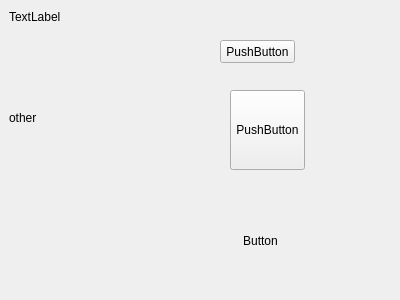
<?xml version="1.0" encoding="UTF-8"?>
<ui version="4.0">
 <class>Widget</class>
 <widget class="QWidget" name="Widget">
  <property name="geometry">
   <rect>
    <x>0</x>
    <y>0</y>
    <width>400</width>
    <height>300</height>
   </rect>
  </property>
  <property name="windowTitle">
   <string>Widget</string>
  </property>
  <widget class="QLabel" name="label">
   <property name="geometry">
    <rect>
     <x>9</x>
     <y>9</y>
     <width>54</width>
     <height>16</height>
    </rect>
   </property>
   <property name="text">
    <string>TextLabel</string>
   </property>
  </widget>
  <widget class="QLabel" name="label_2">
   <property name="geometry">
    <rect>
     <x>9</x>
     <y>110</y>
     <width>30</width>
     <height>16</height>
    </rect>
   </property>
   <property name="text">
    <string>other</string>
   </property>
  </widget>
  <widget class="QPushButton" name="pushButton">
   <property name="geometry">
    <rect>
     <x>230</x>
     <y>90</y>
     <width>75</width>
     <height>80</height>
    </rect>
   </property>
   <property name="minimumSize">
    <size>
     <width>0</width>
     <height>80</height>
    </size>
   </property>
   <property name="text">
    <string>PushButton</string>
   </property>
  </widget>
  <widget class="QPushButton" name="pushButton_2">
   <property name="geometry">
    <rect>
     <x>-10</x>
     <y>190</y>
     <width>541</width>
     <height>101</height>
    </rect>
   </property>
   <property name="styleSheet">
    <string notr="true">font: 87 12pt &quot;Arial Black&quot;;
background-image: url(:/new/prefix1/image/LuffyQ.png);
border:none;

</string>
   </property>
   <property name="text">
    <string>Button</string>
   </property>
  </widget>
  <widget class="QPushButton" name="pushButton_3">
   <property name="geometry">
    <rect>
     <x>220</x>
     <y>40</y>
     <width>75</width>
     <height>23</height>
    </rect>
   </property>
   <property name="text">
    <string>PushButton</string>
   </property>
  </widget>
 </widget>
 <layoutdefault spacing="6" margin="11"/>
 <resources/>
 <connections/>
</ui>
